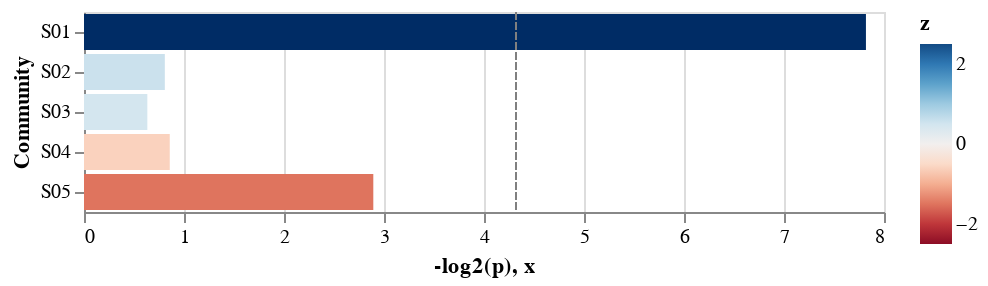

The cell this chart's notebook holds for it:
### Code cell
source = result.sort_values('z')
source['Community'] = source.index.to_list()
c = alt.Chart(source).mark_bar().encode(
    y=alt.Y('Community', sort='-color'),
    x=alt.X('-log2(p)'),
    color=alt.Color('z', scale=alt.Scale(scheme='redblue', domain=[-2.5, 2.5]))
)
line = alt.Chart(pd.DataFrame({'x': [4.32]})).mark_rule(color='gray', strokeDash=[4,1]).encode(x='x')

c + line

### Figure 1 — Vega-Lite specification as saved in the notebook (floating-point values rounded to 4 significant figures)
{"config": {"view": {"continuousWidth": 400, "continuousHeight": 300}}, "layer": [{"data": {"name": "data-f62d21054a7557c968cbe50851653cfb"}, "mark": "bar", "encoding": {"color": {"type": "quantitative", "field": "z", "scale": {"domain": [-2.5, 2.5], "scheme": "redblue"}}, "x": {"type": "quantitative", "field": "-log2(p)"}, "y": {"type": "nominal", "field": "Community", "sort": "-color"}}}, {"data": {"name": "data-1ca65adf16f522311d7ac794897690ef"}, "mark": {"type": "rule", "color": "gray", "strokeDash": [4, 1]}, "encoding": {"x": {"type": "quantitative", "field": "x"}}}], "$schema": "https://vega.github.io/schema/vega-lite/v4.8.1.json", "datasets": {"data-f62d21054a7557c968cbe50851653cfb": [{"coef": -0.5993, "z": -1.496, "p": 0.1346, "-log2(p)": 2.893, "Community": "S05"}, {"coef": -0.281, "z": -0.5949, "p": 0.5519, "-log2(p)": 0.8575, "Community": "S04"}, {"coef": 0.192, "z": 0.4612, "p": 0.6446, "-log2(p)": 0.6334, "Community": "S03"}, {"coef": 0.28, "z": 0.5665, "p": 0.5711, "-log2(p)": 0.8083, "Community": "S02"}, {"coef": 0.9894, "z": 2.846, "p": 0.004427, "-log2(p)": 7.819, "Community": "S01"}], "data-1ca65adf16f522311d7ac794897690ef": [{"x": 4.32}]}}
